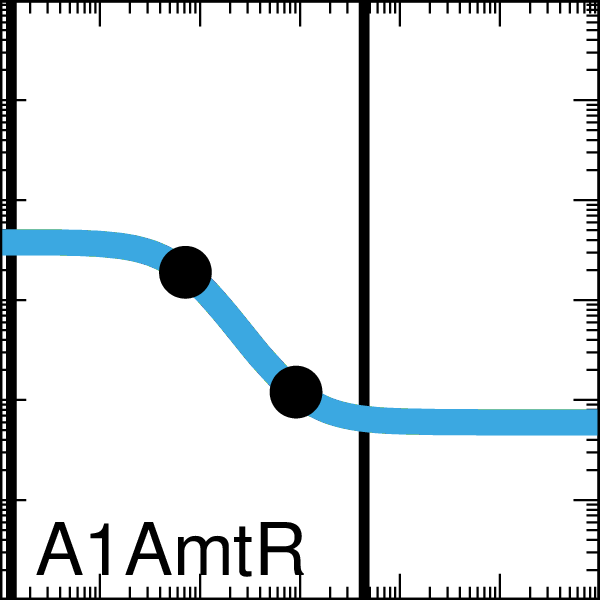

This figure's gnuplot source:

set output "demo_abstract0xFE_002_A000_xfer_model_A1_AmtR.eps"
set terminal postscript eps enhanced color "Helvetica, 35" size 2,2
set logscale x
set logscale y
set lmargin screen 0.0
set rmargin screen 1.0
set tmargin screen 1.0
set bmargin screen 0.0
set size ratio 1.0
set border linewidth 2
set tics scale 2
set mxtics 10
set mytics 10
set key bottom left
set key samplen -1
set xrange [0.001:1000.0]
set yrange [0.001:1000.0]
set format y "10^{%L}"    
set format x "10^{%L}"    
set format x ""    
set xlabel '11001100'
set arrow from 0.0013,0.001 to 0.0013,1000.0 nohead lw 10 lt 2 lc rgb '#000000'
set arrow from 4.4,0.001 to 4.4,1000.0 nohead lw 10 lt 2 lc rgb '#000000'
ymin = 0.06
ymax = 3.8
K = 0.07
n = 1.6
set dummy x

plot ymin+(ymax-ymin)/(1.0+(x/K)**n) lw 25 lc rgb '#3BA9E0' title 'A1AmtR',\
 "<echo '1 2'" using (0.071418036):(1.8999999942505164)  with points pt 7 ps 4 lc rgb 'black' notitle,\
 "<echo '1 2'" using (0.917082477):(0.11999999997380284)  with points pt 7 ps 4 lc rgb 'black' notitle
